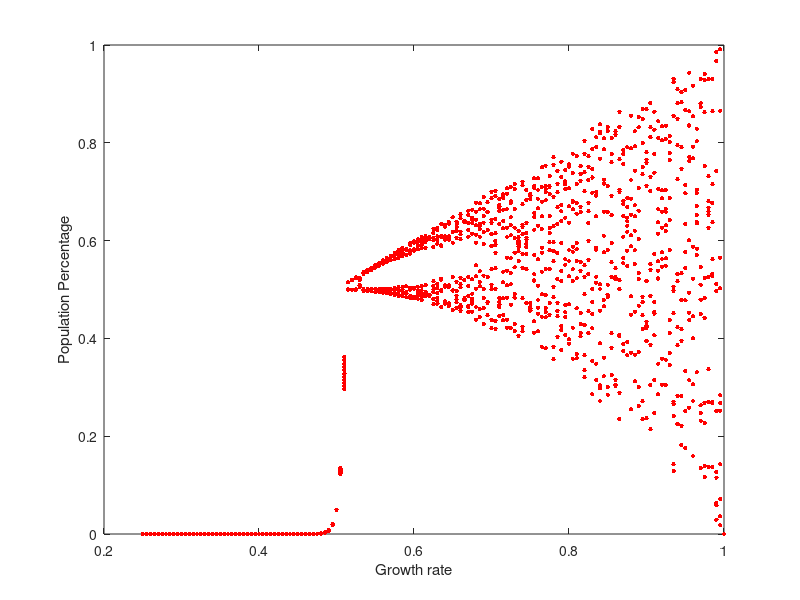

Here is the MATLAB script that generated this plot:
% R. Aidan Campbell, rac158
% for r between [0.25 -> 1] in steps of 0.005, 
% plot 100 iterations of calculate_next_x_n
% initial x value should be 0.05
% for the next r iteration, the initial x value should be the final x value from r-1

% the actual single point where this is true is at r=0.5, the population is stable at 0.5
function population_calculation()
    r_range = 0.25:0.005:1;
    [~, len] = size(r_range);
    results = zeros(len, 100);  % for each value of r, we run 100 iterations
    row = 0;
    for r = r_range
        x = 0.05;  % reset the population to produce a meaningful graph
        row = row + 1;
        for i = 1:100  % simulate for 100 iterations
           x = calculate_next_x_n(x, r);
           results(row,i) = x;
        end
        plot(r, results(row, end-10:end), 'r.', 'MarkerSize', 10); hold on;
    end
    
    xlabel('Growth rate');
    ylabel('Population Percentage');
end

% "tent map" implementation
function x_n = calculate_next_x_n(x_n_current, r)
    x_n = r * (1 - 2 * abs(x_n_current - 0.5));
end
